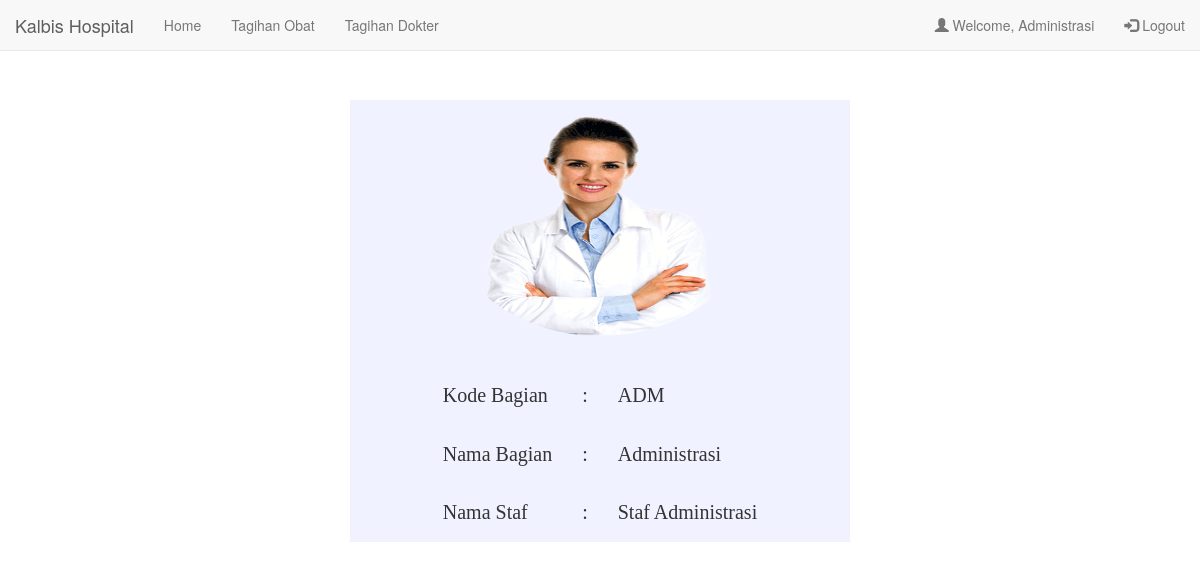
/adm/adm_profile.php (signed in), run on the app's committed database.
### tables this page shows
CREATE TABLE `profil` (
  `kd_bag` char(3) NOT NULL,
  `nama_bag` varchar(15) NOT NULL,
  `nama_staf` varchar(20) NOT NULL
);

### adm/adm_profile.php (the view, shortened to what this page needs)
<?php
	$host = "localhost";
	$user = "root";
	$pass = "";
	$dbname = "kalbis_rs";
	$koneksi = mysqli_connect($host, $user, $pass, $dbname);
	$query = "SELECT * FROM profil WHERE kd_bag = 'ADM'";
	$sql2 = mysqli_query($koneksi, $query);
	if(@$_SESSION['pendaftaran'] || @$_SESSION['dokter'] || @$_SESSION['dok001'] || @$_SESSION['dok002'] || @$_SESSION['dok003'] ||
	@$_SESSION['admin'] || @$_SESSION['farmasi'] || @$_SESSION['keuangan']){
?>
<!DOCTYPE html>
<html>
<head>
	<link rel="stylesheet" href="http://maxcdn.bootstrapcdn.com/bootstrap/3.3.6/css/bootstrap.min.css">
</head>
<body>
	<nav class="navbar navbar-default navbar-fixed-top">
		<div class="container-fluid">
			<div class="navbar-header">
			<a class="navbar-brand" href="#">Kalbis Hospital</a>
		</div>
		<ul class="nav navbar-nav">
			<li><a href="adm_index.php">Home</a></li>
			<li><a href="adm_biaya_obat.php">Tagihan Obat</a></li>
			<li><a href="adm_tagihan_dokter.php">Tagihan Dokter</a></li>
		</ul>
		<ul class="nav navbar-nav navbar-right">
			<li><a href="adm_profile.php"><span class="glyphicon glyphicon-user"></span> Welcome, Administrasi</a></li>
			<li><a href="../logout.php"><span class="glyphicon glyphicon-log-in"></span> Logout</a></li>
		</ul>
	  </div>
	</nav>
	<center>
	<div id="tabel">
		<img src="../gambar/admin.png" class="img-circle" alt="Cinque Terre" width="304" height="236"/>
		<?php
			while($row = mysqli_fetch_assoc($sql2)){
				$kd = $row['kd_bag'];
				$nama_b = $row['nama_bag'];
				$nama_s = $row['nama_staf'];
			}
		?>
		<table>
			<tr>
				<td>Kode Bagian</td>
				<td>:</td>
				<td><?=$kd?></td>
			</tr>
			<tr>
				<td>Nama Bagian</td>
				<td>:</td>
				<td><?=$nama_b?></td>
			</tr>
			<tr>
				<td>Nama Staf</td>
				<td>:</td>
				<td><?=$nama_s?></td>
			</tr>
		</table>
	</div>
	</center>
</body>
</html>
<?php
	} else {
		header("Location: ../login.php");
	}
?>

### adm/adm_profile.php (style rules this page uses)
#tabel { margin: 100px auto; width: 500px; background-color: #F0F3FF; }
#tabel table { margin-top: 30px; }
#tabel table tr td { padding: 15px; font-family: Tahoma; font-size: 20px; }

### data on the page
profil: kd_bag "ADM", nama_bag "Administrasi", nama_staf "Staf Administrasi"
